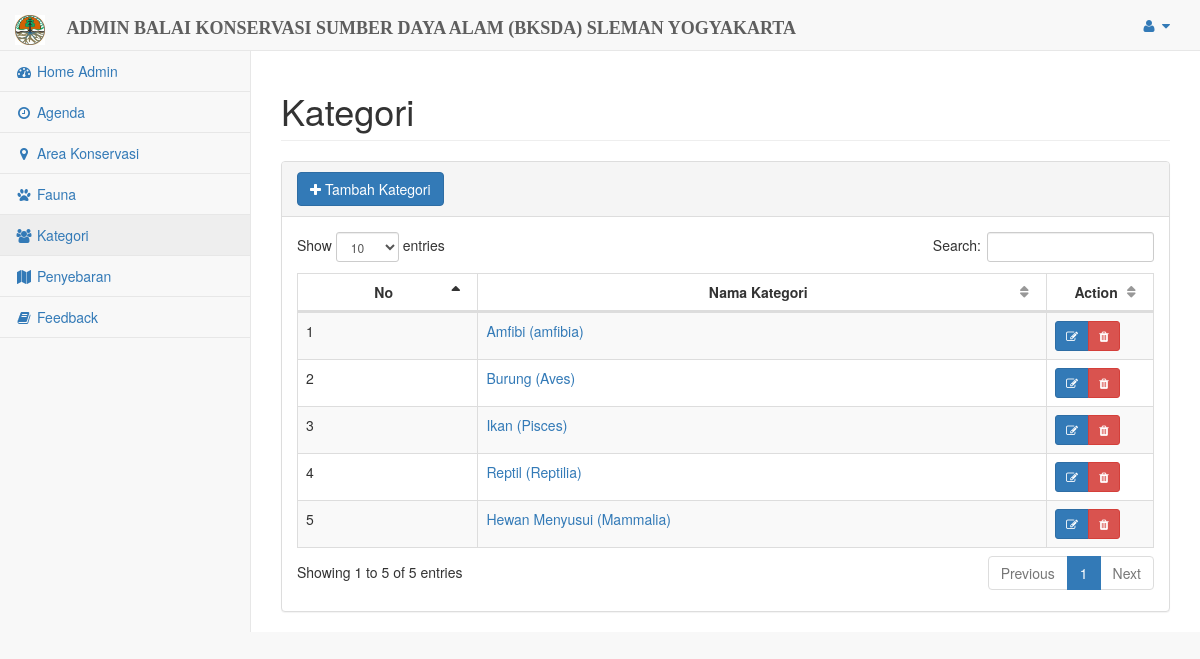
Before: /admin/index.php?page=kategori (signed in) with the older database file.
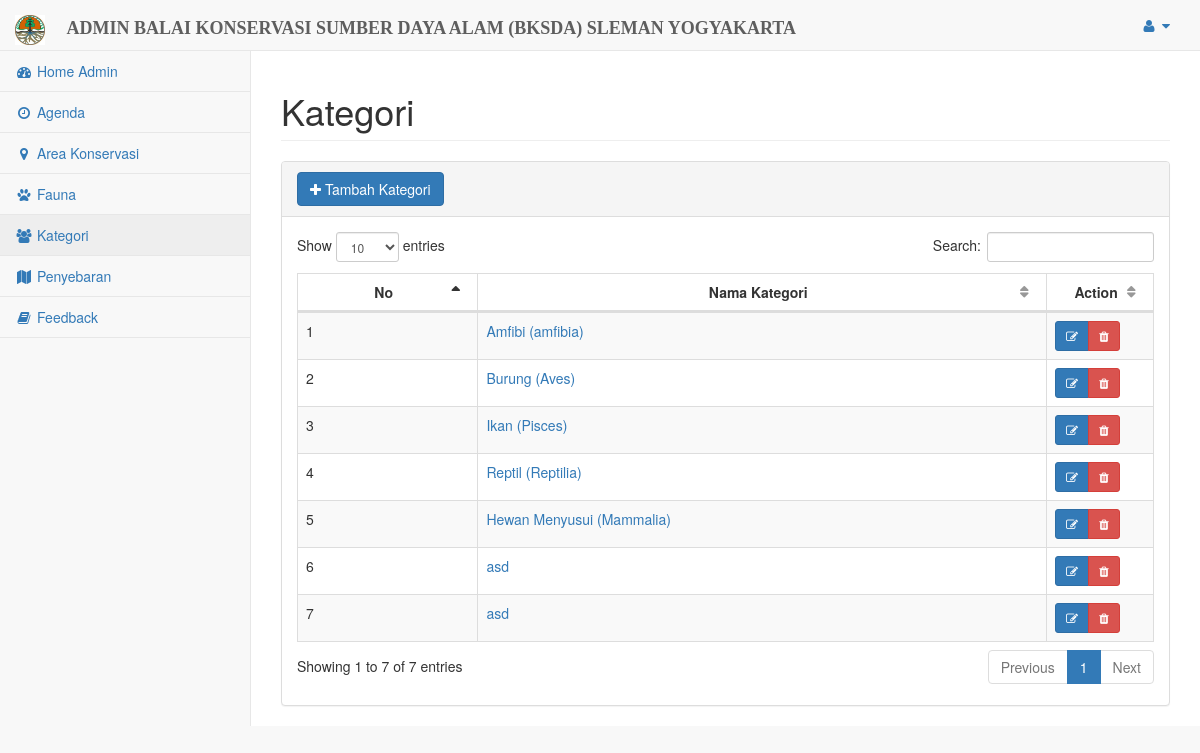
After: the same page with the newer database file.
### tables this page shows
CREATE TABLE `kategori` (
  `id` int(11) NOT NULL,
  `nama_kategori` varchar(50) NOT NULL
);

### admin/pages/kategori.php (the view, shortened to what this page needs)
<?php
require_once 'konfigurasi/koneksi.php';
$query = "SELECT * FROM kategori";
$res = mysqli_query($con, $query);
$no = 1;
?>
<div id="page-wrapper">
	<div class="row">
        <div class="col-lg-12">
            <h1 class="page-header">Kategori</h1>
        </div>
    </div>
    <div class="row">
        <div class="col-lg-12">
            <div class="panel panel-default">
                <div class="panel-heading">
                    <button class="btn btn-primary" id="form-tambah-kategori"><span class="fa fa-plus"></span> Tambah Kategori</button>
                </div>
                <div class="panel-body">
                    <table width="100%" class="table table-striped table-bordered table-hover" id="dataTables-example">
                        <thead>
                            <tr>
                                <th>No</th>
                                <th>Nama Kategori</th>
                                <th>Action</th>
                            </tr>
                        </thead>
                        <tbody>
                        	<?php while ($data = mysqli_fetch_assoc($res)) {
                             ?>
                             <tr class="odd gradeX">
                                <td><?php echo $no++; ?></td>
                                <td>
                                    <a id="tampil-klik-kategori" href="<?php echo $data["id"]; ?>"> <?php echo $data["nama_kategori"]; ?>  </a>
                                </td>
                                <td width="90">
                                    <div class="btn-group" role="group" aria-label="Basic example">
                                       <button
                                            class="btn btn-primary btn-sm edit-fauna"
                                            id=""
                                            id_kategori="<?php echo $data['id']; ?>"
                                            nama_kategori="<?php echo $data['nama_kategori']; ?>"
                                        >
                                           <span class="fa fa-edit"></span>
                                       </button>
                                       <a href="proses/hapus_kategori.php?id=<?php echo $data['id']; ?>" class="btn btn-danger btn-sm hapus-fauna">
                                           <span class="fa fa-trash"></span>
                                       </a>
                                       </div>
                                </td>
                            </tr>
                            <?php } ?>
                        </tbody>
                    </table>
                </div>
            </div>
        </div>
    </div>
</div>

Changed rows visible on the page:
added kategori: nama_kategori "asd"
added kategori: nama_kategori "asd"
Other visible differences:
text written by a page script: "Show entries Search: Showing 1 to 5 of 5 entries Previous 1 Next" → "Show entries Search: Showing 1 to 7 of 7 entries Previous 1 Next"
